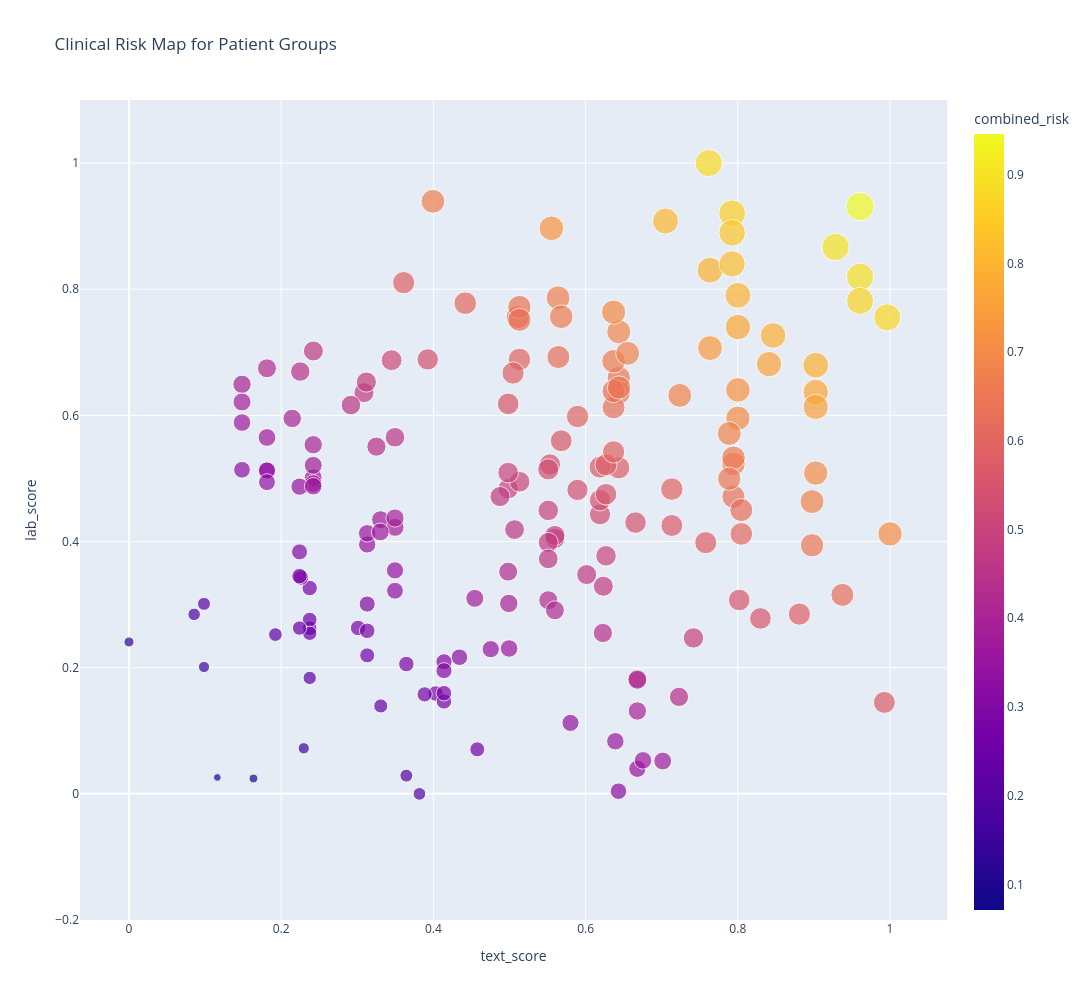

The cell this chart's notebook holds for it:
### Code cell
# show patients on stratification matrix.

fig2 = px.scatter(
    data_frame=expanded_df,
    x='text_score',
    y='lab_score',
    color='combined_risk',
    size='combined_risk',
    hover_name='Patient_Name',
    range_y=[-0.2, expanded_df['lab_score'].max() * 1.1],
    hover_data={
        'Index': expanded_df.index,
        'combined_risk':':.3f',
        'text_score': ':.3f',
        'lab_score': ':.3f',
        'Age':True,
    },
    title='Clinical Risk Map for Patient Groups',   
    width=1300,
    height=1000
)

fig2.show()

### Figure 1 — Plotly figure (JSON) as saved in the notebook; plotly's stock layout.template omitted (floating-point values rounded to 4 significant figures; data arrays with more than 128 entries replaced by an {"elided": "..."} marker saying what was removed)
{"data": [{"customdata": {"elided": "174x3 float values"}, "hovertemplate": "<b>%{hovertext}</b><br><br>text_score=%{x:.3f}<br>lab_score=%{y:.3f}<br>combined_risk=%{marker.color:.3f}<br>Index=%{customdata[0]}<br>Age=%{customdata[2]}<extra></extra>", "hovertext": {"elided": "174 str values"}, "legendgroup": "", "marker": {"color": {"elided": "174 float values"}, "coloraxis": "coloraxis", "size": {"elided": "174 float values"}, "sizemode": "area", "sizeref": 0.002365, "symbol": "circle"}, "mode": "markers", "name": "", "orientation": "v", "showlegend": false, "type": "scatter", "x": {"elided": "174 float values"}, "xaxis": "x", "y": {"elided": "174 float values"}, "yaxis": "y"}], "layout": {"coloraxis": {"colorbar": {"title": {"text": "combined_risk"}}, "colorscale": [[0, "#0d0887"], [0.1111, "#46039f"], [0.2222, "#7201a8"], [0.3333, "#9c179e"], [0.4444, "#bd3786"], [0.5556, "#d8576b"], [0.6667, "#ed7953"], [0.7778, "#fb9f3a"], [0.8889, "#fdca26"], [1, "#f0f921"]]}, "height": 1000, "legend": {"itemsizing": "constant", "tracegroupgap": 0}, "title": {"text": "Clinical Risk Map for Patient Groups"}, "width": 1300, "xaxis": {"anchor": "y", "domain": [0, 1], "title": {"text": "text_score"}}, "yaxis": {"anchor": "x", "domain": [0, 1], "range": [-0.2, 1.1], "title": {"text": "lab_score"}}}}
